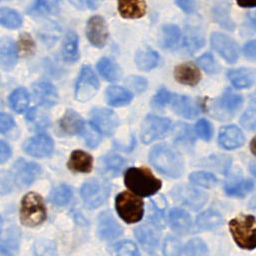
#> input picture benchmark/speed/images/2D_S26-02873,A3,FDC00099,37255_3810_1_78609_72394_802_807_r00_c00.png, 256 x 256 px, found by its file name
$ python draw_mask_on_image.py
#> lines starting #> are read from the running program, lines starting #| are printed output that depends on the picture
"""ki67_hybrid_bench1 (4).json의 cell 1~4 prompt_points만 원본 이미지 위에 표시.
원본 이미지는 밝기를 보정해서 더 밝게 표현."""
import json
from pathlib import Path

import cv2
import numpy as np

JSON_PATH = Path('/mnt/Disk1/sylee/benchmark/gt_comparison/cells/ki67_hybrid_bench1_positive.json')
IMAGE_PATH = Path(
    "/mnt/Disk1/sylee/benchmark/speed/images/"
    "2D_S26-02873,A3,FDC00099,37255_3810_1_78609_72394_802_807_r00_c00.png"
)
OUT_PATH = Path('/mnt/Disk1/sylee/benchmark/gt_comparison/overlays/bench1_mask_overlay.png')

COLORS = {1: (0, 255, 0), 2: (0, 255, 255), 3: (255, 0, 255), 4: (255, 128, 0)}  # BGR
BRIGHTNESS_GAMMA = 0.6  # <1이면 더 밝게


def brighten(image_bgr: np.ndarray, gamma: float = BRIGHTNESS_GAMMA) -> np.ndarray:
    norm = image_bgr.astype(np.float32) / 255.0
    out = np.power(norm, gamma) * 255.0
    return np.clip(out, 0, 255).astype(np.uint8)


def main():
    data = json.loads(JSON_PATH.read_text())
#> (reads benchmark/gt_comparison/cells/ki67_hybrid_bench1_positive.json from the repository)
    image_bgr = cv2.imread(str(IMAGE_PATH))
#> image_bgr is the input picture: shape (256, 256, 3); mean B, G, R 200.5, 179.7, 172

    overlay = brighten(image_bgr)
#> in brighten, `out = np.power(norm, gamma) * 255.0`:
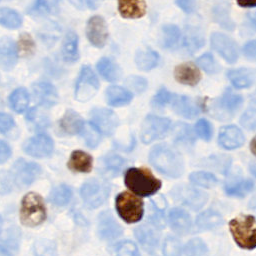
#> out: shape (256, 256, 3) float32; mean B, G, R 218, 204.4, 199.5

    for cell in data["cells"]:
        idx = cell["cell_index"]
        color = COLORS[idx]

        poly = np.array([[p["x"], p["y"]] for p in cell["polyline"]], dtype=np.int32)
        cx, cy = poly[:, 0].mean(), poly[:, 1].mean()

        for p in cell["prompt_points"]:
            cv2.circle(overlay, (int(p["x"]), int(p["y"])), 2, color, -1)
            cv2.circle(overlay, (int(p["x"]), int(p["y"])), 2, (0, 0, 0), 1)

        cv2.putText(overlay, f"cell{idx}", (int(cx) - 10, int(cy) - 5),
                    cv2.FONT_HERSHEY_SIMPLEX, 0.4, color, 1, cv2.LINE_AA)
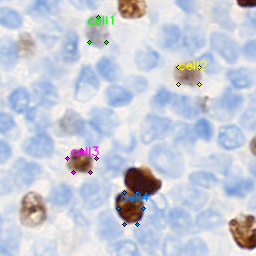
#> overlay: shape (256, 256, 3); mean B, G, R 217.1, 203.5, 198.4

    cv2.imwrite(str(OUT_PATH), overlay)
    print(f"saved -> {OUT_PATH}  (마스크 없이 prompt point만 표시)")


if __name__ == "__main__":
    main()
